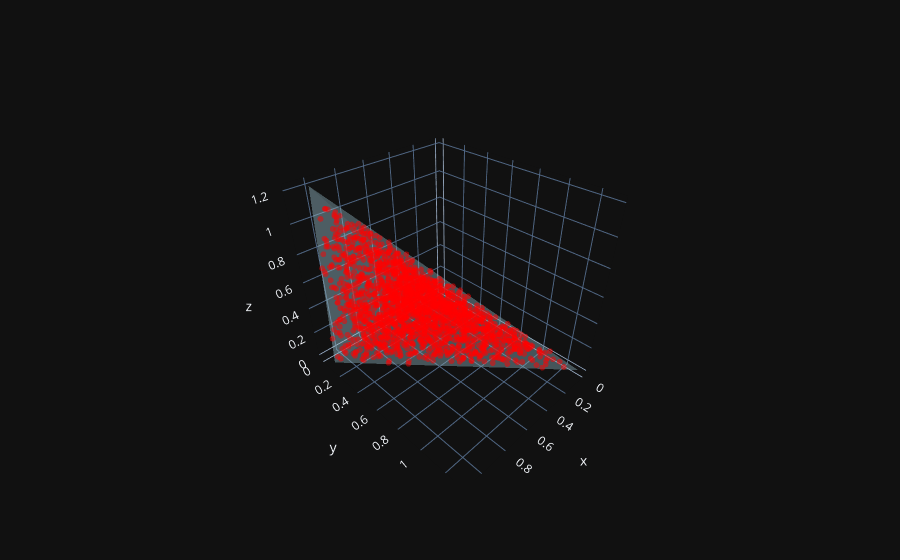

Write notebook code for a chart like this one.
### Markdown cell above
## Tetrahedron <a name="tetsimp"></a>
Lets try to use this function to sample points inside a tetrahedron. I am going to use `plotly` to make interactive 3D plots

### Code cell
# we need to make a trimesh to plot the tetrahedron
tetverts=np.asarray([[0.1,0,0],[1.1,0.1,0],[0,1.3,0],[1,0,1.2]])
triangles=np.asarray([[0,1,2],[0,1,3],[0,2,3],[1,2,3]])

x, y, z = tetverts.T
i,j,k = triangles.T

N=2000
pts=simpsRUS(tetverts,N)

fig = go.Figure(data=[go.Mesh3d(x=x, y=y, z=z, i=i, j=j, k=k, color='lightblue', opacity=0.25,)])
fig.add_trace(go.Scatter3d(x=pts[:,0], y=pts[:,1], z=pts[:,2], mode='markers', marker=dict(size=2, color='red', opacity=0.5)))
fig.show()

### Figure 1 — Plotly figure (JSON) as saved in the notebook; plotly's stock layout.template omitted (floating-point values rounded to 4 significant figures; data arrays with more than 128 entries replaced by an {"elided": "..."} marker saying what was removed)
{"data": [{"color": "lightblue", "i": [0, 0, 0, 1], "j": [1, 1, 2, 2], "k": [2, 3, 3, 3], "opacity": 0.25, "type": "mesh3d", "x": [0.1, 1.1, 0, 1], "y": [0, 0.1, 1.3, 0], "z": [0, 0, 0, 1.2]}, {"marker": {"color": "red", "opacity": 0.5, "size": 2}, "mode": "markers", "type": "scatter3d", "x": {"elided": "2000 float values"}, "y": {"elided": "2000 float values"}, "z": {"elided": "2000 float values"}}], "layout": {}}
